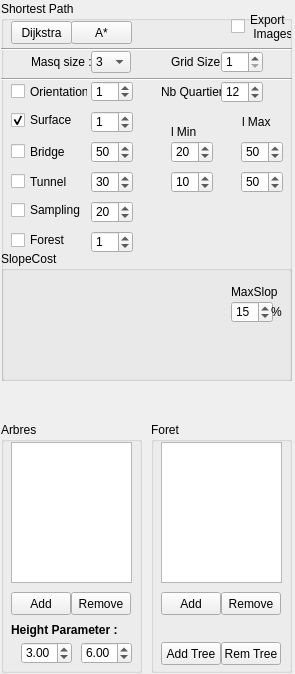
     <widget class="QWidget" name="widget_CalculRoute" native="true">
      <property name="minimumSize">
       <size>
        <width>295</width>
        <height>0</height>
       </size>
      </property>
      <property name="maximumSize">
       <size>
        <width>315</width>
        <height>16777215</height>
       </size>
      </property>
      <layout class="QVBoxLayout">
       <property name="spacing">
        <number>1</number>
       </property>
       <property name="margin">
        <number>1</number>
       </property>
       <item>
        <widget class="QGroupBox" name="groupBox_ShortestPath">
         <property name="sizePolicy">
          <sizepolicy hsizetype="Fixed" vsizetype="Fixed">
           <horstretch>0</horstretch>
           <verstretch>0</verstretch>
          </sizepolicy>
         </property>
         <property name="minimumSize">
          <size>
           <width>291</width>
           <height>380</height>
          </size>
         </property>
         <property name="title">
          <string>Shortest Path</string>
         </property>
         <widget class="QPushButton" name="ShortestPath_Dijkstra_pushButton">
          <property name="enabled">
           <bool>true</bool>
          </property>
          <property name="geometry">
           <rect>
            <x>10</x>
            <y>20</y>
            <width>61</width>
            <height>23</height>
           </rect>
          </property>
          <property name="text">
           <string>Dijkstra</string>
          </property>
         </widget>
         <widget class="QLabel" name="label_46">
          <property name="geometry">
           <rect>
            <x>30</x>
            <y>50</y>
            <width>111</width>
            <height>21</height>
           </rect>
          </property>
          <property name="text">
           <string>Masq size :</string>
          </property>
         </widget>
         <widget class="QComboBox" name="ShortestPath_MasqSize_spinBox">
          <property name="geometry">
           <rect>
            <x>90</x>
            <y>50</y>
            <width>40</width>
            <height>22</height>
           </rect>
          </property>
          <property name="currentIndex">
           <number>3</number>
          </property>
          <property name="maxVisibleItems">
           <number>15</number>
          </property>
          <item>
           <property name="text">
            <string>1.4</string>
           </property>
          </item>
          <item>
           <property name="text">
            <string>1.8</string>
           </property>
          </item>
          <item>
           <property name="text">
            <string>2</string>
           </property>
          </item>
          <item>
           <property name="text">
            <string>3</string>
           </property>
          </item>
          <item>
           <property name="text">
            <string>4</string>
           </property>
          </item>
          <item>
           <property name="text">
            <string>5</string>
           </property>
          </item>
          <item>
           <property name="text">
            <string>6</string>
           </property>
          </item>
          <item>
           <property name="text">
            <string>7</string>
           </property>
          </item>
          <item>
           <property name="text">
            <string>8</string>
           </property>
          </item>
          <item>
           <property name="text">
            <string>9</string>
           </property>
          </item>
          <item>
           <property name="text">
            <string>10</string>
           </property>
          </item>
         </widget>
         <widget class="QCheckBox" name="checkBox_ComputeOrientation">
          <property name="geometry">
           <rect>
            <x>10</x>
            <y>80</y>
            <width>77</width>
            <height>21</height>
           </rect>
          </property>
          <property name="layoutDirection">
           <enum>Qt::LeftToRight</enum>
          </property>
          <property name="text">
           <string>Orientation</string>
          </property>
         </widget>
         <widget class="QSpinBox" name="spinBox_ComputeOrientation">
          <property name="geometry">
           <rect>
            <x>90</x>
            <y>80</y>
            <width>42</width>
            <height>21</height>
           </rect>
          </property>
          <property name="minimum">
           <number>0</number>
          </property>
          <property name="maximum">
           <number>999</number>
          </property>
          <property name="value">
           <number>1</number>
          </property>
         </widget>
         <widget class="QCheckBox" name="checkBox_ComputeBridge">
          <property name="geometry">
           <rect>
            <x>10</x>
            <y>140</y>
            <width>71</width>
            <height>21</height>
           </rect>
          </property>
          <property name="text">
           <string>Bridge</string>
          </property>
         </widget>
         <widget class="QCheckBox" name="checkBox_ComputeTunnel">
          <property name="geometry">
           <rect>
            <x>10</x>
            <y>170</y>
            <width>71</width>
            <height>21</height>
           </rect>
          </property>
          <property name="text">
           <string>Tunnel</string>
          </property>
         </widget>
         <widget class="QSpinBox" name="spinBox_ComputeBridge1">
          <property name="geometry">
           <rect>
            <x>90</x>
            <y>140</y>
            <width>42</width>
            <height>22</height>
           </rect>
          </property>
          <property name="maximum">
           <number>999</number>
          </property>
          <property name="value">
           <number>50</number>
          </property>
         </widget>
         <widget class="QSpinBox" name="spinBox_ComputeTunnel">
          <property name="geometry">
           <rect>
            <x>90</x>
            <y>170</y>
            <width>42</width>
            <height>22</height>
           </rect>
          </property>
          <property name="maximum">
           <number>999</number>
          </property>
          <property name="value">
           <number>30</number>
          </property>
         </widget>
         <widget class="QCheckBox" name="checkBox_ComputeSurface">
          <property name="geometry">
           <rect>
            <x>10</x>
            <y>110</y>
            <width>71</width>
            <height>18</height>
           </rect>
          </property>
          <property name="text">
           <string>Surface</string>
          </property>
          <property name="checked">
           <bool>true</bool>
          </property>
         </widget>
         <widget class="QSpinBox" name="spinBox_ComputeSurface">
          <property name="geometry">
           <rect>
            <x>90</x>
            <y>110</y>
            <width>42</width>
            <height>22</height>
           </rect>
          </property>
          <property name="maximum">
           <number>999</number>
          </property>
          <property name="value">
           <number>1</number>
          </property>
         </widget>
         <widget class="QSpinBox" name="spinBox_Bridge1lMin">
          <property name="geometry">
           <rect>
            <x>170</x>
            <y>140</y>
            <width>42</width>
            <height>22</height>
           </rect>
          </property>
          <property name="maximum">
           <number>999</number>
          </property>
          <property name="value">
           <number>20</number>
          </property>
         </widget>
         <widget class="Line" name="line_3">
          <property name="geometry">
           <rect>
            <x>0</x>
            <y>70</y>
            <width>291</width>
            <height>16</height>
           </rect>
          </property>
          <property name="orientation">
           <enum>Qt::Horizontal</enum>
          </property>
         </widget>
         <widget class="QSpinBox" name="spinBox_Bridge1lMax">
          <property name="geometry">
           <rect>
            <x>240</x>
            <y>140</y>
            <width>42</width>
            <height>22</height>
           </rect>
          </property>
          <property name="maximum">
           <number>999</number>
          </property>
          <property name="value">
           <number>50</number>
          </property>
         </widget>
         <widget class="QLabel" name="label_4">
          <property name="geometry">
           <rect>
            <x>170</x>
            <y>120</y>
            <width>41</width>
            <height>21</height>
           </rect>
          </property>
          <property name="text">
           <string>l Min</string>
          </property>
         </widget>
         <widget class="QLabel" name="label_5">
          <property name="geometry">
           <rect>
            <x>241</x>
            <y>110</y>
            <width>41</width>
            <height>21</height>
           </rect>
          </property>
          <property name="text">
           <string>l Max</string>
          </property>
         </widget>
         <widget class="QSpinBox" name="spinBox_TunnellMin">
          <property name="geometry">
           <rect>
            <x>170</x>
            <y>170</y>
            <width>42</width>
            <height>22</height>
           </rect>
          </property>
          <property name="maximum">
           <number>999</number>
          </property>
          <property name="value">
           <number>10</number>
          </property>
         </widget>
         <widget class="QSpinBox" name="spinBox_TunnellMax">
          <property name="geometry">
           <rect>
            <x>240</x>
            <y>170</y>
            <width>42</width>
            <height>22</height>
           </rect>
          </property>
          <property name="maximum">
           <number>999</number>
          </property>
          <property name="value">
           <number>50</number>
          </property>
         </widget>
         <widget class="QGroupBox" name="groupBox_11">
          <property name="geometry">
           <rect>
            <x>0</x>
            <y>250</y>
            <width>291</width>
            <height>131</height>
           </rect>
          </property>
          <property name="title">
           <string>SlopeCost</string>
          </property>
          <widget class="QLabel" name="label_6">
           <property name="geometry">
            <rect>
             <x>230</x>
             <y>30</y>
             <width>46</width>
             <height>21</height>
            </rect>
           </property>
           <property name="text">
            <string>MaxSlope</string>
           </property>
          </widget>
          <widget class="QWidget" name="widget_fonctionCoutHeightfield" native="true">
           <property name="geometry">
            <rect>
             <x>10</x>
             <y>15</y>
             <width>231</width>
             <height>110</height>
            </rect>
           </property>
           <property name="statusTip">
            <string>Fonction de coût de la carte de hauteur</string>
           </property>
          </widget>
          <widget class="QSpinBox" name="spinBox_CostSlopeMax">
           <property name="geometry">
            <rect>
             <x>230</x>
             <y>50</y>
             <width>42</width>
             <height>22</height>
            </rect>
           </property>
           <property name="maximum">
            <number>100</number>
           </property>
           <property name="value">
            <number>15</number>
           </property>
          </widget>
          <widget class="QLabel" name="label_7">
           <property name="geometry">
            <rect>
             <x>270</x>
             <y>50</y>
             <width>21</width>
             <height>21</height>
            </rect>
           </property>
           <property name="text">
            <string>%</string>
           </property>
          </widget>
         </widget>
         <widget class="QLabel" name="label_8">
          <property name="geometry">
           <rect>
            <x>160</x>
            <y>80</y>
            <width>61</width>
            <height>21</height>
           </rect>
          </property>
          <property name="text">
           <string>Nb Quartier</string>
          </property>
         </widget>
         <widget class="QSpinBox" name="spinBox_OrientationNbQuartier">
          <property name="geometry">
           <rect>
            <x>220</x>
            <y>80</y>
            <width>42</width>
            <height>22</height>
           </rect>
          </property>
          <property name="minimum">
           <number>1</number>
          </property>
          <property name="maximum">
           <number>180</number>
          </property>
          <property name="value">
           <number>12</number>
          </property>
         </widget>
         <widget class="QCheckBox" name="checkBox_ShortestPathSampling">
          <property name="geometry">
           <rect>
            <x>10</x>
            <y>200</y>
            <width>71</width>
            <height>18</height>
           </rect>
          </property>
          <property name="text">
           <string>Sampling</string>
          </property>
         </widget>
         <widget class="QSpinBox" name="spinBox_ShortestPathSamples">
          <property name="geometry">
           <rect>
            <x>90</x>
            <y>200</y>
            <width>42</width>
            <height>22</height>
           </rect>
          </property>
          <property name="minimum">
           <number>1</number>
          </property>
          <property name="maximum">
           <number>2000</number>
          </property>
          <property name="value">
           <number>20</number>
          </property>
         </widget>
         <widget class="QLabel" name="label_11">
          <property name="geometry">
           <rect>
            <x>170</x>
            <y>50</y>
            <width>51</width>
            <height>21</height>
           </rect>
          </property>
          <property name="text">
           <string>Grid Size :</string>
          </property>
         </widget>
         <widget class="QSpinBox" name="ShortestPath_GridSize_spinBox">
          <property name="geometry">
           <rect>
            <x>220</x>
            <y>50</y>
            <width>42</width>
            <height>22</height>
           </rect>
          </property>
          <property name="minimum">
           <number>1</number>
          </property>
          <property name="maximum">
           <number>10</number>
          </property>
         </widget>
         <widget class="QCheckBox" name="checkBox_ComputeForest">
          <property name="geometry">
           <rect>
            <x>10</x>
            <y>230</y>
            <width>71</width>
            <height>18</height>
           </rect>
          </property>
          <property name="text">
           <string>Forest</string>
          </property>
         </widget>
         <widget class="QSpinBox" name="spinBox_ComputeForest">
          <property name="geometry">
           <rect>
            <x>90</x>
            <y>230</y>
            <width>42</width>
            <height>22</height>
           </rect>
          </property>
          <property name="maximum">
           <number>999</number>
          </property>
          <property name="value">
           <number>1</number>
          </property>
         </widget>
         <widget class="QPushButton" name="ShortestPath_AStar_pushButton">
          <property name="enabled">
           <bool>true</bool>
          </property>
          <property name="geometry">
           <rect>
            <x>70</x>
            <y>20</y>
            <width>61</width>
            <height>23</height>
           </rect>
          </property>
          <property name="text">
           <string>A*</string>
          </property>
         </widget>
         <widget class="Line" name="line_4">
          <property name="geometry">
           <rect>
            <x>0</x>
            <y>40</y>
            <width>291</width>
            <height>16</height>
           </rect>
          </property>
          <property name="orientation">
           <enum>Qt::Horizontal</enum>
          </property>
         </widget>
         <widget class="QCheckBox" name="ShortestPath_ExportImages_checkBox">
          <property name="geometry">
           <rect>
            <x>230</x>
            <y>10</y>
            <width>61</width>
            <height>31</height>
           </rect>
          </property>
          <property name="text">
           <string>Export 
 Images</string>
          </property>
         </widget>
        </widget>
       </item>
       <item>
        <spacer>
         <property name="orientation">
          <enum>Qt::Vertical</enum>
         </property>
         <property name="sizeHint" stdset="0">
          <size>
           <width>20</width>
           <height>40</height>
          </size>
         </property>
        </spacer>
       </item>
       <item>
        <widget class="QWidget" name="widget" native="true">
         <property name="sizePolicy">
          <sizepolicy hsizetype="Fixed" vsizetype="Fixed">
           <horstretch>0</horstretch>
           <verstretch>0</verstretch>
          </sizepolicy>
         </property>
         <property name="minimumSize">
          <size>
           <width>291</width>
           <height>251</height>
          </size>
         </property>
         <widget class="QGroupBox" name="groupBox_12">
          <property name="geometry">
           <rect>
            <x>150</x>
            <y>0</y>
            <width>141</width>
            <height>251</height>
           </rect>
          </property>
          <property name="title">
           <string>Foret</string>
          </property>
          <widget class="QListWidget" name="listWidgetForet">
           <property name="geometry">
            <rect>
             <x>10</x>
             <y>20</y>
             <width>121</width>
             <height>141</height>
            </rect>
           </property>
           <property name="dragDropMode">
            <enum>QAbstractItemView::DropOnly</enum>
           </property>
          </widget>
          <widget class="QPushButton" name="pushButton_ForestAdd">
           <property name="geometry">
            <rect>
             <x>10</x>
             <y>170</y>
             <width>60</width>
             <height>23</height>
            </rect>
           </property>
           <property name="text">
            <string>Add</string>
           </property>
          </widget>
          <widget class="QPushButton" name="pushButton_ForestRemove">
           <property name="geometry">
            <rect>
             <x>70</x>
             <y>170</y>
             <width>60</width>
             <height>23</height>
            </rect>
           </property>
           <property name="text">
            <string>Remove</string>
           </property>
          </widget>
          <widget class="QPushButton" name="pushButton_ForestAddTree">
           <property name="geometry">
            <rect>
             <x>10</x>
             <y>220</y>
             <width>60</width>
             <height>23</height>
            </rect>
           </property>
           <property name="text">
            <string>Add Tree</string>
           </property>
          </widget>
          <widget class="QPushButton" name="pushButton_ForestRemoveTree">
           <property name="geometry">
            <rect>
             <x>70</x>
             <y>220</y>
             <width>60</width>
             <height>23</height>
            </rect>
           </property>
           <property name="text">
            <string>Rem Tree</string>
           </property>
          </widget>
         </widget>
         <widget class="QGroupBox" name="groupBox_5">
          <property name="geometry">
           <rect>
            <x>0</x>
            <y>0</y>
            <width>141</width>
            <height>251</height>
           </rect>
          </property>
          <property name="title">
           <string>Arbres</string>
          </property>
          <widget class="QListWidget" name="listWidgetTreeType">
           <property name="geometry">
            <rect>
             <x>10</x>
             <y>20</y>
             <width>121</width>
             <height>141</height>
            </rect>
           </property>
           <property name="dragDropMode">
            <enum>QAbstractItemView::DragOnly</enum>
           </property>
          </widget>
          <widget class="QPushButton" name="pushButton_TreeTypeAdd">
           <property name="geometry">
            <rect>
             <x>10</x>
             <y>170</y>
             <width>60</width>
             <height>23</height>
            </rect>
           </property>
           <property name="text">
            <string>Add</string>
           </property>
          </widget>
          <widget class="QPushButton" name="pushButton_TreeTypeRemove">
           <property name="geometry">
            <rect>
             <x>70</x>
             <y>170</y>
             <width>60</width>
             <height>23</height>
            </rect>
           </property>
           <property name="text">
            <string>Remove</string>
           </property>
          </widget>
          <widget class="QLabel" name="label_27">
           <property name="geometry">
            <rect>
             <x>10</x>
             <y>200</y>
             <width>111</width>
             <height>16</height>
            </rect>
           </property>
           <property name="font">
            <font>
             <weight>75</weight>
             <bold>true</bold>
            </font>
           </property>
           <property name="text">
            <string>Height Parameter :</string>
           </property>
          </widget>
          <widget class="QDoubleSpinBox" name="doubleSpinBox_VegetationHeightMax">
           <property name="geometry">
            <rect>
             <x>80</x>
             <y>220</y>
             <width>51</width>
             <height>22</height>
            </rect>
           </property>
           <property name="value">
            <double>6.000000000000000</double>
           </property>
          </widget>
          <widget class="QDoubleSpinBox" name="doubleSpinBox_VegetationHeightMin">
           <property name="geometry">
            <rect>
             <x>20</x>
             <y>220</y>
             <width>51</width>
             <height>22</height>
            </rect>
           </property>
           <property name="value">
            <double>3.000000000000000</double>
           </property>
          </widget>
         </widget>
        </widget>
       </item>
      </layout>
     </widget>
